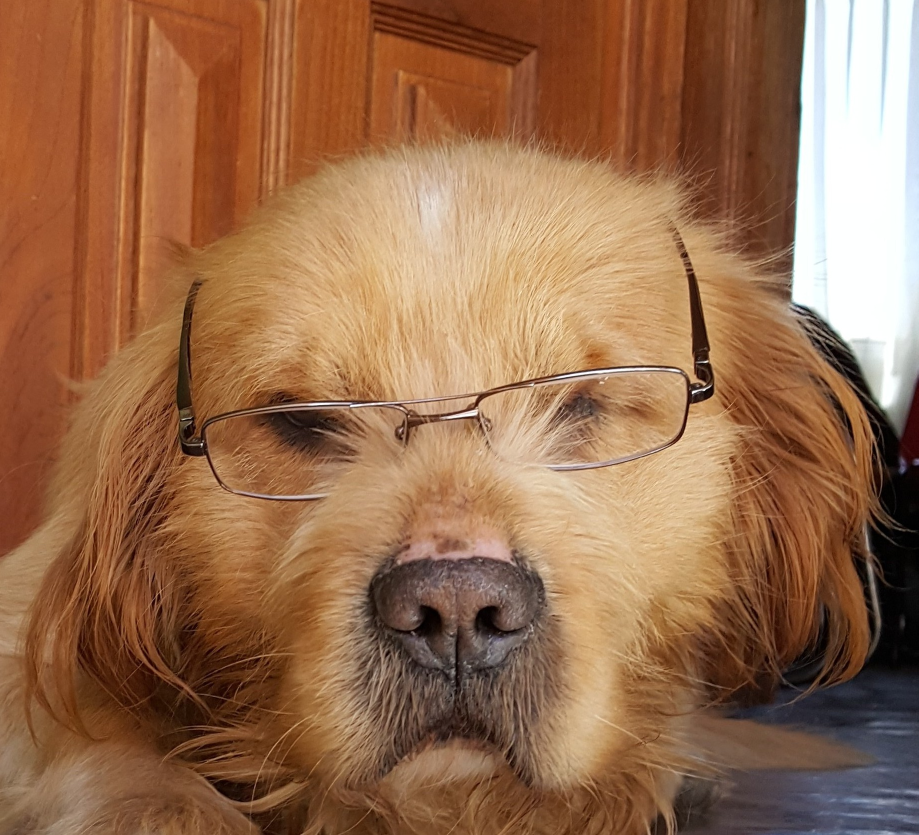
#> input picture 04-Hybrid/pictures/dog2.jpg, 1837 x 1670 px, found by its file name (shown at 1/2 size)
$ python hybrid.py
#> lines starting #> are read from the running program, lines starting #| are printed output that depends on the picture
#!/usr/bin/python3
import cv2
import os

busqueda = os.listdir("./")
existe = 'fotos' in busqueda
if existe:
    print("existe el archivo")
else:
    from google_drive_downloader import GoogleDriveDownloader as gdd

    archivo = '1jlS339zmwNur8kGi6vMk08eAgYPGlaqr'  # link del archivo
    gdd.download_file_from_google_drive(file_id=archivo, \
                                        dest_path='./fotos.zip', unzip=True, overwrite=True)
#> (this line was passed over: google_drive_downloader is not available in this run)
c = 0
dir_imagenes = []
# se usara walk que caminara en cada directorio
for root, dir, files in os.walk("./fotos/"):  # root = son las direcciones, dir= matriz, files = nombre de archivos
    for filename in files:  # busca las imagen
        c += 1
        dir_imagenes.append(root + filename)

sigma_1 = 6
sigma_2 = 81
Dim = 81
img = cv2.imread("./fotos/dog2.jpg")
#> img is the input picture: shape (1670, 1837, 3); mean B, G, R 77.6, 108.4, 151.2
x = 512
y = 512
img_2 = cv2.resize(img, (x, y))
img_2_gaussian = cv2.GaussianBlur(img_2, (Dim, Dim), sigma_1)
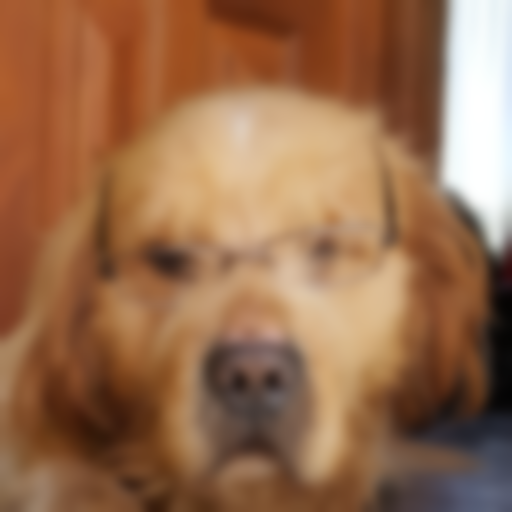
#> img_2_gaussian: shape (512, 512, 3); mean B, G, R 77.4, 108.3, 151.1
img = cv2.imread("./fotos/dog1.jpg")
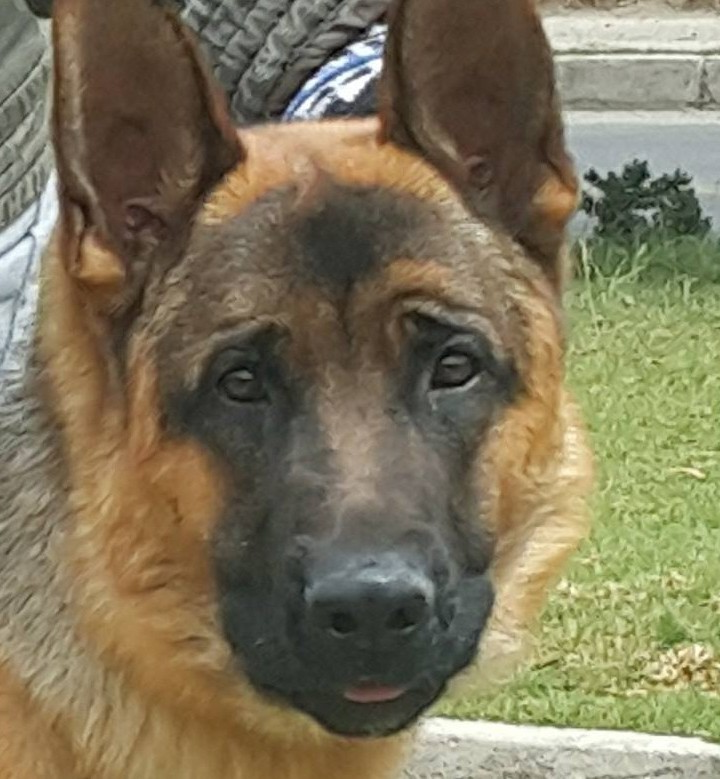
#> input picture 04-Hybrid/pictures/dog1.jpg, 720 x 779 px, found by its file name
#> img is the input picture: shape (779, 720, 3); mean B, G, R 90.6, 117.3, 126.1
img_i = cv2.resize(img, (x, y))
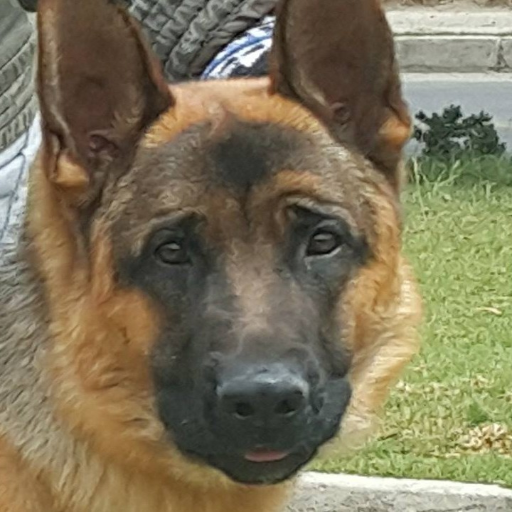
#> img_i: shape (512, 512, 3); mean B, G, R 90.5, 117.2, 126
img_i_gaussian = cv2.GaussianBlur(img_i, (Dim, Dim), sigma_2)
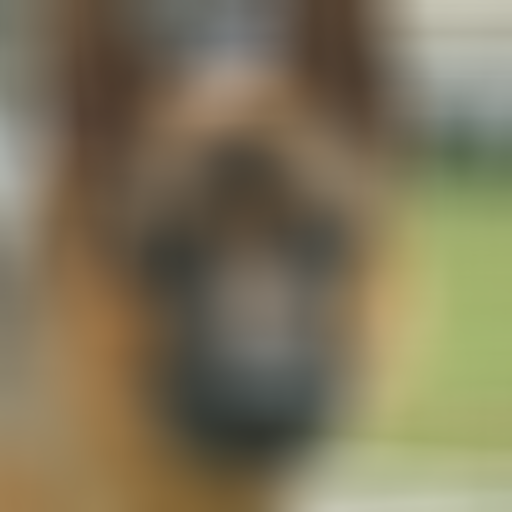
#> img_i_gaussian: shape (512, 512, 3); mean B, G, R 90.5, 117.2, 126
img_i_difference = cv2.absdiff(img_i, img_i_gaussian, cv2.NORM_L1)
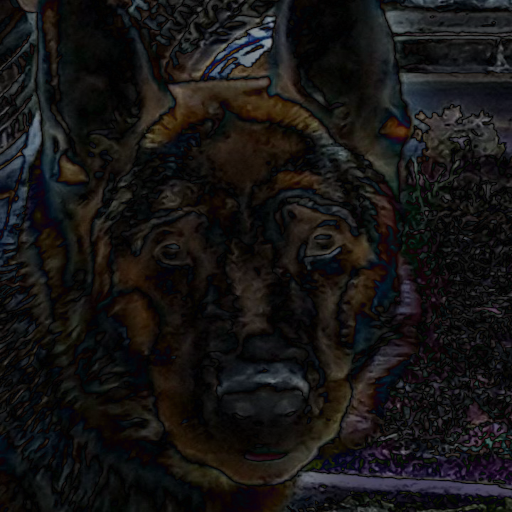
#> img_i_difference: shape (512, 512, 3); mean B, G, R 19.9, 20.4, 22
img_sum = cv2.add(img_2_gaussian, img_i_difference, cv2.NORM_L1)
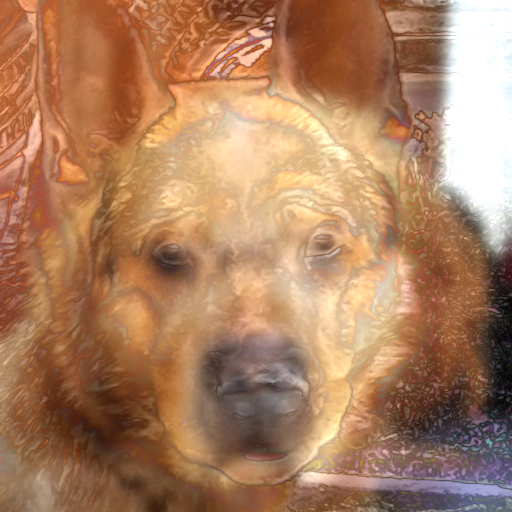
#> img_sum: shape (512, 512, 3); mean B, G, R 96.1, 127.7, 172

final = cv2.hconcat((img_2, img_i, img_sum))
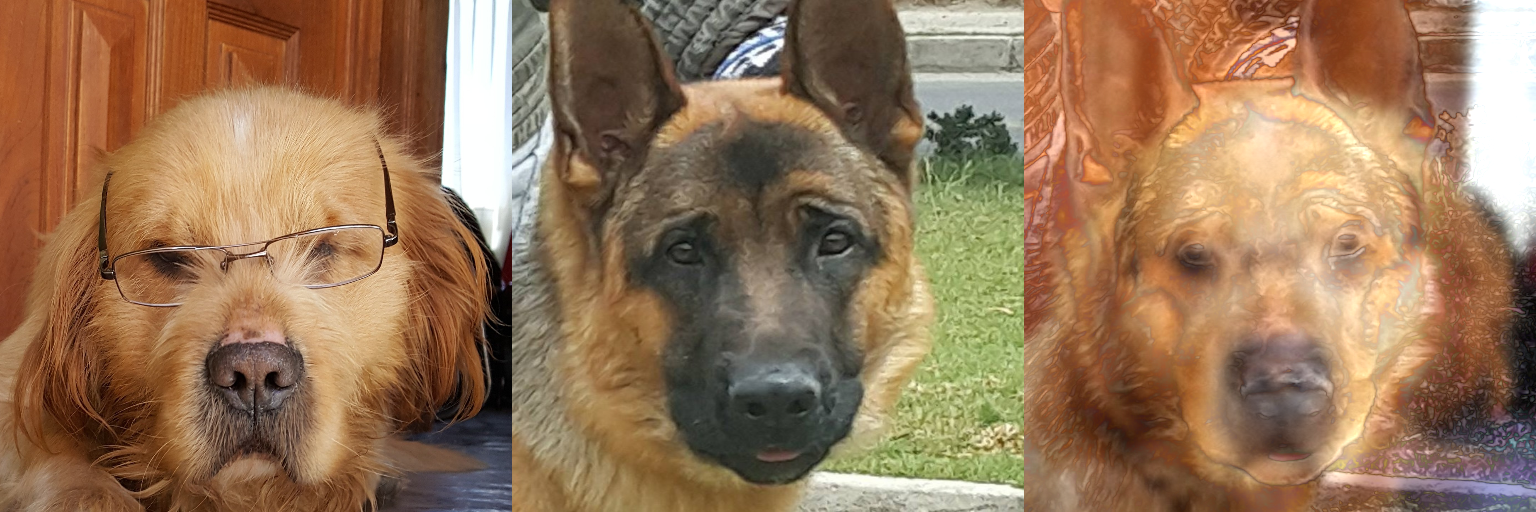
#> final: shape (512, 1536, 3); mean B, G, R 88, 117.7, 149.7
cv2.imshow("amigos", final)
cv2.waitKey(0)
cv2.destroyAllWindows()
